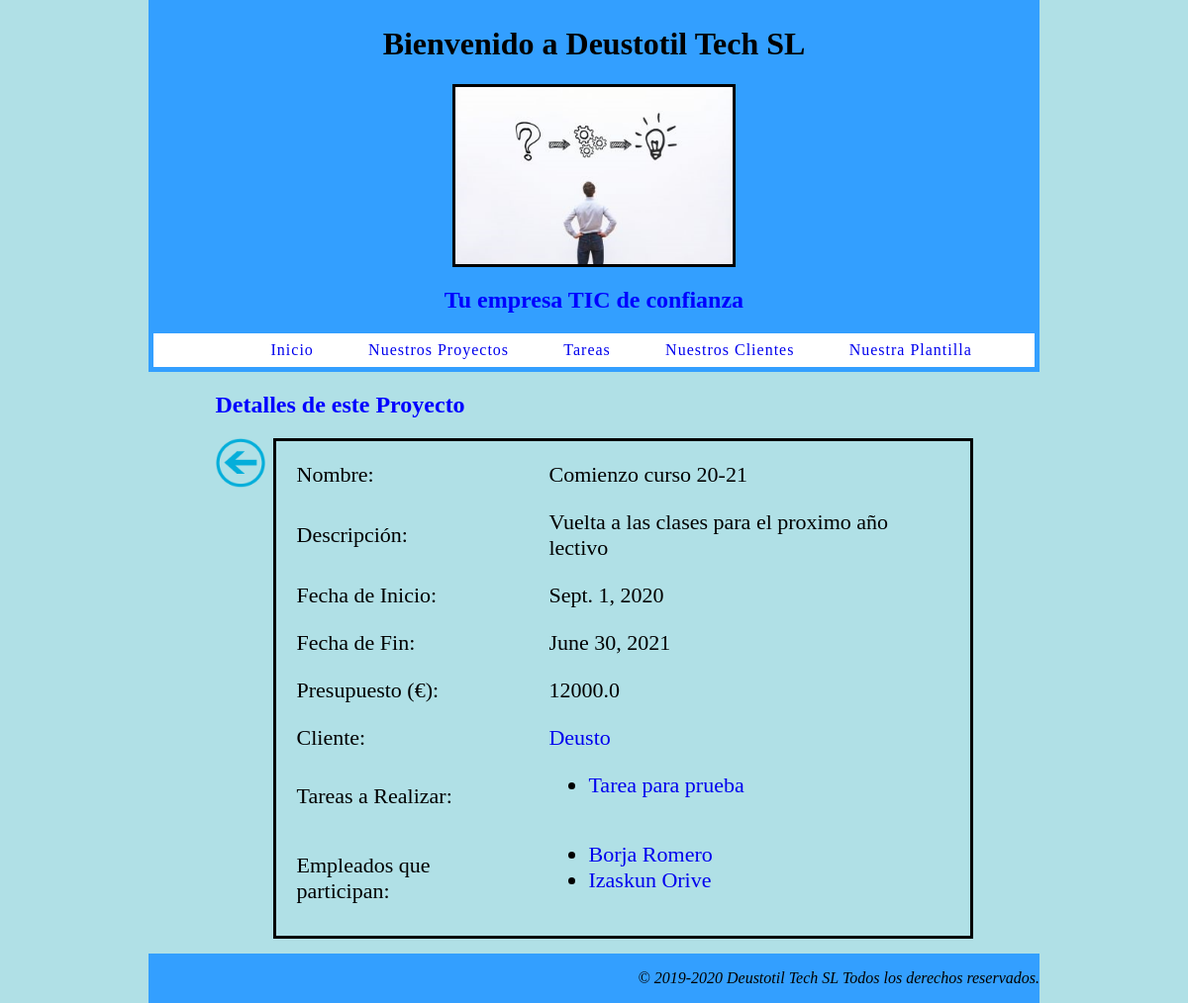
The app's page /index/proyecto/7/, older data.
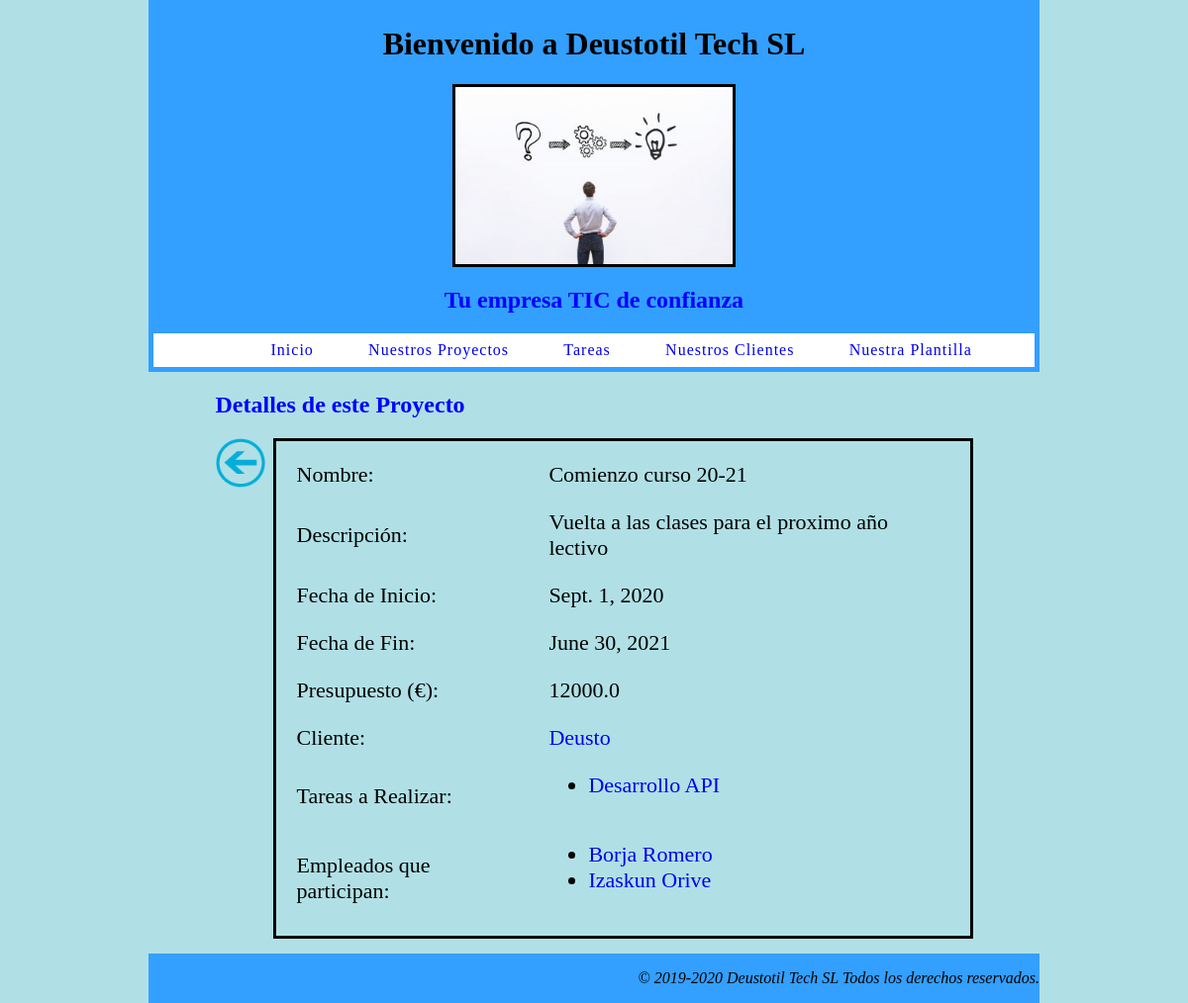
The same page, newer data.
### appDeustotilTECHSL/models.py (models this page shows, shortened)
class Tarea(models.Model):
    nombre = models.CharField(max_length=25)
    descripcion = models.CharField(max_length=120)
    fecha_inicio = models.DateField(default=date.today())
    fecha_fin = models.DateField(default=date.today())
    responsable = models.ForeignKey(Empleado, null=True, on_delete=models.SET_NULL)
    prioridad = models.CharField(max_length=25, choices=PRIORIDADES, default="Ninguna")
    estadoTarea = models.CharField(max_length=25, choices=ESTADO_TAREA, default="Asignada")
    nota_adicional = models.TextField(default='Rellena este campo con información adicional',max_length=750)

### appDeustotilTECHSL/views.py (the view)
# urls.py: path('proyecto/<int:pk>/', views.ProyectoDetailView.as_view(), name='proyecto'),
class ProyectoDetailView(DetailView):
    model = Proyecto
    template_name = 'proyecto.html'
    def get_context_data(self, **kwargs):
        context = super(ProyectoDetailView, self).get_context_data(**kwargs)
        context['titulo_pagina'] = 'Detalles de este Proyecto'
        return context

### appDeustotilTECHSL/models.py (called while the page is built)
    def __str__(self):
        return f'{self.nombre_empresa}'

### appDeustotilTECHSL/templates/proyecto.html
{% extends "index.html" %}
{% load static %}
{% block contenido %}
    <a href="javascript: history.go(-1)"><img class="iconoAtras" src="{% static 'img/iconoAtras.png' %}"></a>
<table class="tablaObjeto">
    <tr>
        <td>Nombre:</td>
        <td>{{ proyecto.nombre }}</td>
    </tr>
    <tr>
        <td>Descripción:</td>
        <td>{{ proyecto.descripcion }}</td>
    </tr>
    <tr>
        <td>Fecha de Inicio:</td>
        <td>{{ proyecto.fecha_inicio}}</td>
    </tr>
    <tr>
        <td>Fecha de Fin:</td>
        <td>{{ proyecto.fecha_fin }}</td>
    </tr>
    <tr>
        <td>Presupuesto (€):</td>
        <td>{{ proyecto.presupuesto }}</td>
    </tr>
    <tr>
        <td>Cliente:</td>
        <td><a href="{% url 'cliente' proyecto.cliente.id %}"> {{ proyecto.cliente }}</a></td>
    </tr>
    <tr>
        <td>Tareas a Realizar:</td>
        <td>
            <ul>{% for tarea in proyecto.tareas_a_realizar.all %}
                <li>
                    <a href="{% url 'tarea' tarea.id %}"> {{ tarea.nombre }}{% endfor %}</a></li>
            </ul>
        </td>
    </tr>
        <tr>
        <td>Empleados que participan:</td>
        <td>
            <ul>{% for empleado in proyecto.empleados.all %}
                <li>
                    <a href="{% url 'empleado' empleado.id %}"> {{ empleado.nombre }} {{empleado.apellido1}}{% endfor %}</a>
                </li>
            </ul>
        </td>
    </tr>
</table>
{% endblock %}

Row changes from the older to the newer data that the page shows:
changed Tarea: nombre "Tarea para prueba" → "Desarrollo API"
